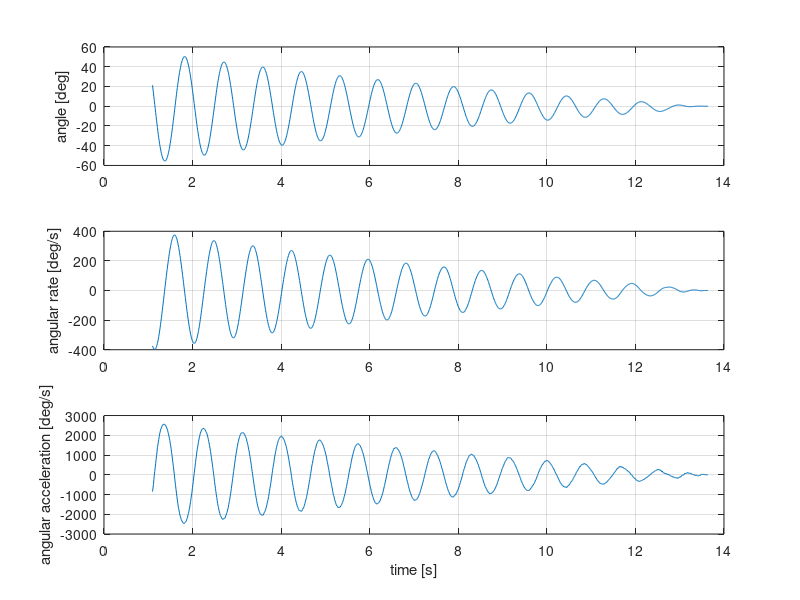

This chart was generated by the following MATLAB code: (Note: this script raises an error after producing the figure.)
clear
close all
clc

use_data = true;

if ~use_data
    s = serialport("COM3",921600,Timeout=5);
    pen_writeCurrent(s, 1500);
    pen_Reset(s);
    pause(0.1)
    is_moving = 1;
    t = [];
    encPos = [];
    encVel = [];
    not_moving_timer = tic;
    tstart = tic;
    ts = [];
    while is_moving | toc(not_moving_timer) < 10
        % read
        [new_valid, encPos_new, encVel_new, ~, t_new] = pen_readState(s);
        if ~new_valid
            continue
        end
        encPos(end+1) = encPos_new;
        encVel(end+1) = encVel_new;
        t(end+1) = t_new;
        ts(end+1) = toc(tstart);
        
        % stop condition
        if abs(encVel(end)) > 0.05
            is_moving = 1;
            not_moving_timer = tic;
        else
            if toc(not_moving_timer) > .5
                is_moving = 0;
            end
        end
    
    end
    t = t(11:end)';
    ts = ts(11:end)';
    ts = ts - ts(1) + t(1);
    encPos = encPos(11:end)';
    encPos = encPos - encPos(end); % center
    encVel = encVel(11:end)';
    
    %% end
    pen_writeCurrent(s, 250);
    s.delete()
else
    load("data.mat")
end

%% plot response
if ~use_data
    nstart = 100;
    tuse = t;
    p = smooth(encPos, 10);
    v = diff(p)./diff(tuse); 
    v = [v; v(end)];
    % v = [v(1); v];
    
    a = diff(v)./diff(tuse);
    a = [a; a(end)];
    % a = [a(1); a];
    
    v = smooth(v, 5);
    a = smooth(a, 10);
    p = p(nstart:end);
    v = v(nstart:end);
    a = a(nstart:end);
    tuse = tuse(nstart:end);
end
istatic = find(v ~= 0, 1, 'last');
p = p(1:(istatic+10));
v = v(1:(istatic+10));
a = a(1:(istatic+10));
tuse = tuse(1:(istatic+10));

sp(1) = subplot(311);
plot(tuse, p)
grid on
ylabel("angle [deg]")

sp(2) = subplot(312);
plot(tuse, v)
grid on
ylabel("angular rate [deg/s]")

sp(3) = subplot(313);
plot(tuse, a)
grid on
linkaxes(sp, 'x')
ylabel("angular acceleration [deg/s]")
xlabel("time [s]")
fontsize(14, 'points')

%% fit
% thetadotdot = -g/l*sintheta - d/l^2 thetadot - f sign(thetadot)
pfit = p;
vfit = v;
afit = a;
m = .2;

H = [-sind(pfit), -vfit, -tanh(vfit*m)];
params = H \ afit;
g = 9.81;
l = g / params(1) * 180/pi;
d = l^2 * params(2);
f = params(3);

t = table([m; l; d; f], 'RowNames', ["m [-]", "l [m]", "d [Nm.s/deg]", "f [Nm]"], VariableNames="Parameters");
disp(t)

% verify
aest = -g/l*180/pi*sind(pfit) - d/l^2*vfit - f*tanh(vfit*m);
subplot(313)
hold on
plot(tuse, aest, '-.')
hold off

%% save
% save('data.mat', 'p', 'v', 'a', 't', 'tuse')

%% functions
function pen_writeCurrent(s, c)
writeline(s, "c"+num2str(c));
end

function [new_valid, encPos, encVel, stepperPos, t] = pen_readState(s)
encPos = nan;
encVel = nan;
stepperPos = nan;
new_valid = 0;
t = nan;
% while s.NumBytesAvailable > 0
    line_raw = readline(s);
    if isempty(line_raw)
        return
    end
    line = sscanf(line_raw, "%f,%f,%f,%f");
    if numel(line) == 4
        t = line(1);
        encPos = line(2);
        encVel = line(3);
        stepperPos = line(4);
        new_valid = 1;
    else
        fprintf("unknown line: %s", line_raw);
    end
% end
end

function pen_Reset(s)
writeline(s, "r");
end
